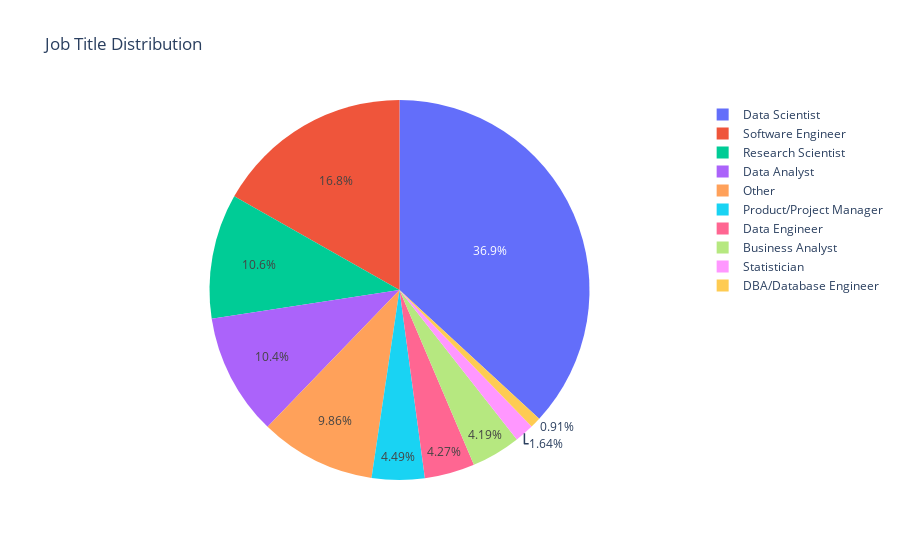

Here is the notebook cell this chart was saved with:
### Code cell
# DISCLAIMER: 'df' refers to the data you passed in when calling 'dtale.show'

import pandas as pd
import plotly.graph_objs as go
from plotly.offline import iplot, init_notebook_mode

init_notebook_mode(connected=True)

# Your dataset
df = pd.read_csv('../../data/prep_survey_profile.csv')

if isinstance(df, (pd.DatetimeIndex, pd.MultiIndex)):
	df = df.to_frame(index=False)

# remove any pre-existing indices for ease of use in the D-Tale code, but this is not required
df = df.reset_index().drop('index', axis=1, errors='ignore')
df.columns = [str(c) for c in df.columns]  # update columns to strings in case they are numbers

chart_data = pd.concat([
	pd.Series(df.index, index=df.index, name='__index__'),
	df['Select the title most similar to your current role (or most recent title if retired)'],
], axis=1)
chart_data = chart_data.sort_values(['Select the title most similar to your current role (or most recent title if retired)'])
chart_data = chart_data.rename(columns={'Select the title most similar to your current role (or most recent title if retired)': 'x'})
chart_data_count = chart_data.groupby(['x'], dropna=True)[['__index__']].count()
chart_data_count.columns = ['__index__||count']
chart_data = chart_data_count.reset_index()
chart_data = chart_data.dropna()
chart_data = chart_data[chart_data['__index__||count'] > 0]  # can't represent negatives in a pie


chart = go.Pie(labels=chart_data['x'], values=chart_data['__index__||count'])
figure = go.Figure(data=[chart], layout=go.Layout({
    'showlegend': True,
    'title': {'text': ('Job Title Distribution')}
}))

iplot(figure)

### Figure 1 — Plotly figure (JSON) as saved in the notebook; plotly's stock layout.template omitted (floating-point values rounded to 4 significant figures)
{"data": [{"labels": ["Business Analyst", "DBA/Database Engineer", "Data Analyst", "Data Engineer", "Data Scientist", "Other", "Product/Project Manager", "Research Scientist", "Software Engineer", "Statistician"], "type": "pie", "values": [327, 71, 808, 333, 2874, 769, 350, 829, 1310, 128]}], "layout": {"showlegend": true, "title": {"text": "Job Title Distribution"}}}
